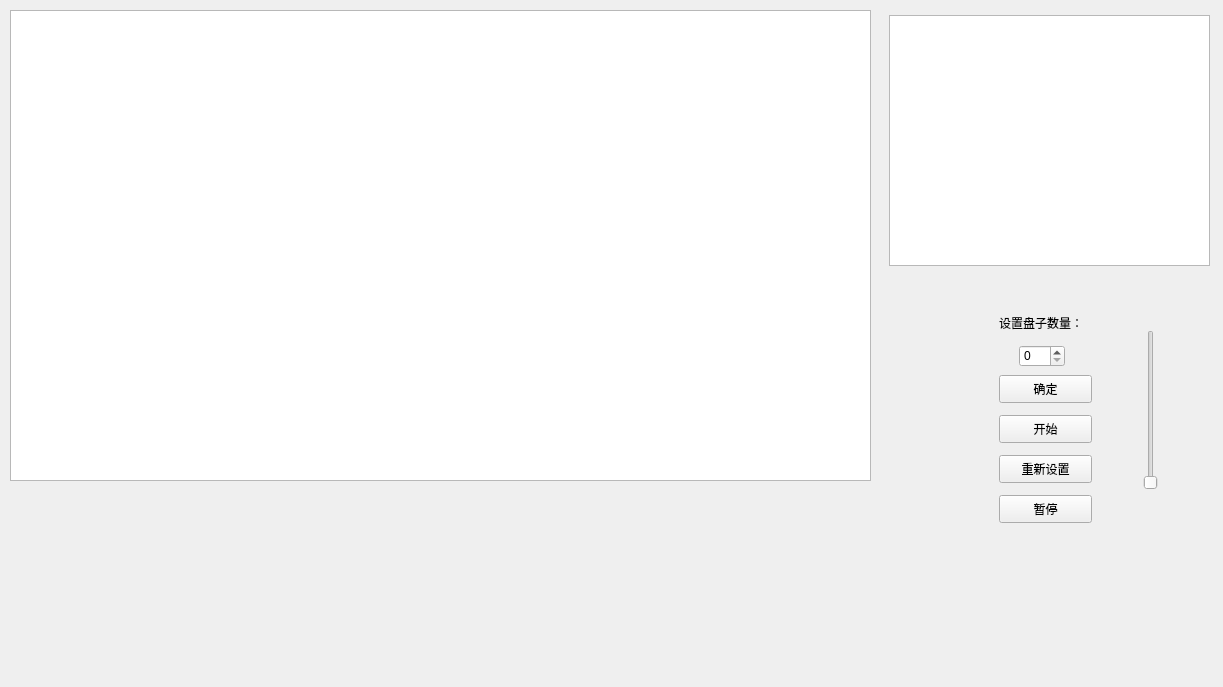
<?xml version="1.0" encoding="UTF-8"?>
<ui version="4.0">
 <class>HanoiWidget</class>
 <widget class="QWidget" name="HanoiWidget">
  <property name="geometry">
   <rect>
    <x>0</x>
    <y>0</y>
    <width>1223</width>
    <height>687</height>
   </rect>
  </property>
  <property name="windowTitle">
   <string>HanoiWidget</string>
  </property>
  <widget class="QPushButton" name="pushButton_2">
   <property name="geometry">
    <rect>
     <x>999</x>
     <y>455</y>
     <width>93</width>
     <height>28</height>
    </rect>
   </property>
   <property name="text">
    <string>重新设置</string>
   </property>
  </widget>
  <widget class="QPushButton" name="pushButton">
   <property name="geometry">
    <rect>
     <x>999</x>
     <y>375</y>
     <width>93</width>
     <height>28</height>
    </rect>
   </property>
   <property name="text">
    <string>确定</string>
   </property>
  </widget>
  <widget class="QLabel" name="label_2">
   <property name="geometry">
    <rect>
     <x>439</x>
     <y>365</y>
     <width>72</width>
     <height>15</height>
    </rect>
   </property>
   <property name="text">
    <string>B</string>
   </property>
  </widget>
  <widget class="QLabel" name="label">
   <property name="geometry">
    <rect>
     <x>139</x>
     <y>365</y>
     <width>72</width>
     <height>15</height>
    </rect>
   </property>
   <property name="text">
    <string>A</string>
   </property>
  </widget>
  <widget class="QLabel" name="label_3">
   <property name="geometry">
    <rect>
     <x>739</x>
     <y>365</y>
     <width>72</width>
     <height>15</height>
    </rect>
   </property>
   <property name="text">
    <string>C</string>
   </property>
  </widget>
  <widget class="QPushButton" name="pushButton_4">
   <property name="geometry">
    <rect>
     <x>999</x>
     <y>495</y>
     <width>93</width>
     <height>28</height>
    </rect>
   </property>
   <property name="text">
    <string>暂停</string>
   </property>
  </widget>
  <widget class="QLabel" name="label_4">
   <property name="geometry">
    <rect>
     <x>999</x>
     <y>315</y>
     <width>101</width>
     <height>16</height>
    </rect>
   </property>
   <property name="text">
    <string>设置盘子数量：</string>
   </property>
  </widget>
  <widget class="QPushButton" name="pushButton_3">
   <property name="geometry">
    <rect>
     <x>999</x>
     <y>415</y>
     <width>93</width>
     <height>28</height>
    </rect>
   </property>
   <property name="text">
    <string>开始</string>
   </property>
  </widget>
  <widget class="QGraphicsView" name="graphicsView">
   <property name="geometry">
    <rect>
     <x>10</x>
     <y>10</y>
     <width>861</width>
     <height>471</height>
    </rect>
   </property>
  </widget>
  <widget class="QGraphicsView" name="graphicsView_2">
   <property name="geometry">
    <rect>
     <x>889</x>
     <y>15</y>
     <width>321</width>
     <height>251</height>
    </rect>
   </property>
  </widget>
  <widget class="QSpinBox" name="spinBox">
   <property name="geometry">
    <rect>
     <x>1019</x>
     <y>345</y>
     <width>46</width>
     <height>22</height>
    </rect>
   </property>
  </widget>
  <widget class="QSlider" name="verticalSlider">
   <property name="geometry">
    <rect>
     <x>1140</x>
     <y>330</y>
     <width>22</width>
     <height>160</height>
    </rect>
   </property>
   <property name="orientation">
    <enum>Qt::Vertical</enum>
   </property>
  </widget>
 </widget>
 <layoutdefault spacing="6" margin="11"/>
 <resources/>
 <connections/>
</ui>
